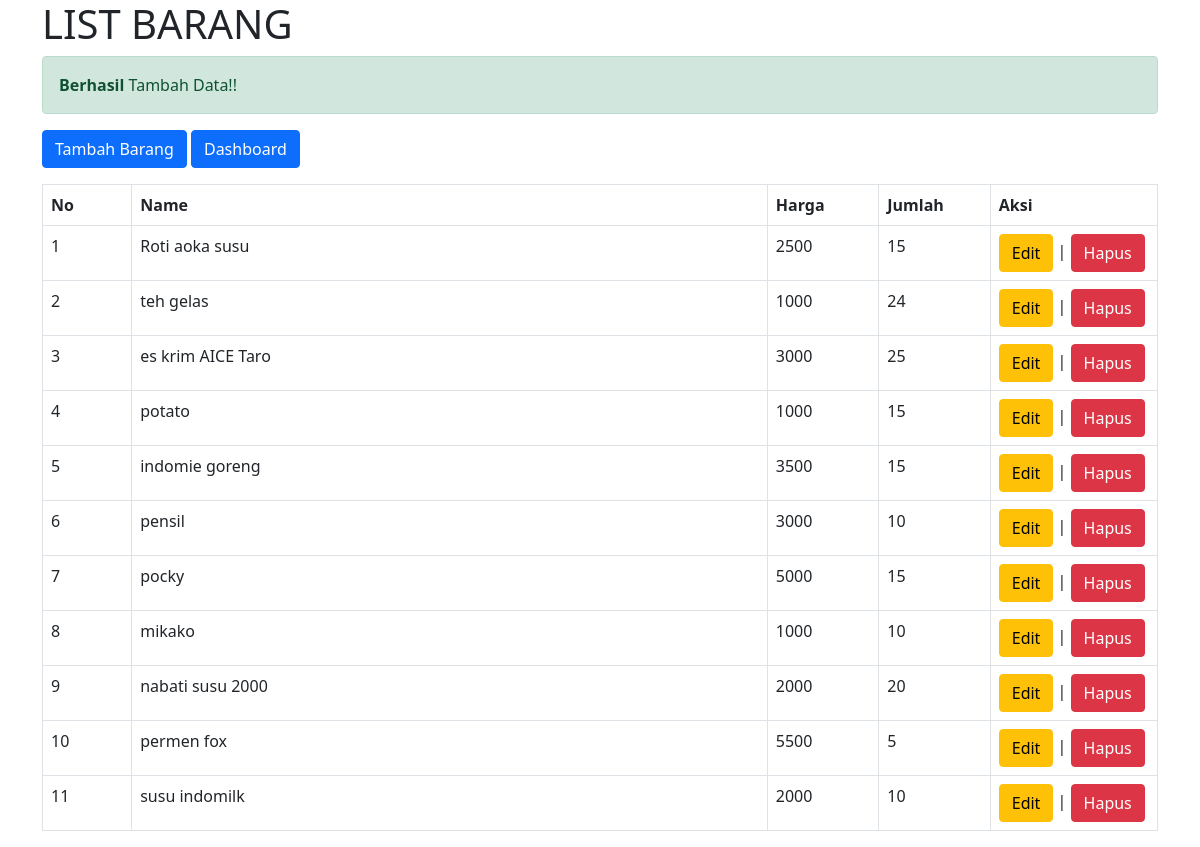
/goods_list.php (signed in), run on the app's committed database.
### tables this page shows
CREATE TABLE `goods` (
  `id` int NOT NULL,
  `name` varchar(100) NOT NULL,
  `price` int NOT NULL,
  `amount` int NOT NULL
);

### goods_list.php (the view, shortened to what this page needs)
<?php
include("connection.php");
try{
  $query=$db->query("SELECT * FROM goods");
}catch(Exception $e){
  echo"gagal :" . $e->getMessage();
}
$data = $query->fetchAll();
?>
<!DOCTYPE html>
<html lang="en">
<head>
  <link href="https://cdn.jsdelivr.net/npm/bootstrap@5.0.2/dist/css/bootstrap.min.css" rel="stylesheet">
</head>
<body>
  <div class="container" >
    <h1>LIST BARANG</h1>
      <?php include("alert_action.php"); ?>
      <a href="goods_add.php" class="btn btn-primary">Tambah Barang</a>
      <a href="dashboard.php" class="btn btn-primary">Dashboard</a>
    <table border="1" class="table table-bordered mt-3">
      <thead>
        <tr>
          <th>No</th>
          <th>Name</th>
          <th>Harga</th>
          <th>Jumlah</th>
          <th>Aksi</th>
        </tr>
      </thead>
      <?php foreach($data as $index => $barang) : ?>
      <tbody>
        <tr>
          <td><?= $index +1;?></td>
          <td width ="57%"><?= $barang['name'];?></td>
          <td width = "10%"><?= $barang['price'];?></td>
          <td width = "10%"><?= $barang['amount'];?></td>
          <td width = "15%">
            <a href="goods_edit.php?id=<?=$barang['id'];?>" class="btn btn-warning">Edit</a> |
            <a href="goods_delete.php?id=<?=$barang['id'];?>" class="btn btn-danger" onclick="return confirm('Anda Yakin Ingin Menghapus Data')">Hapus</a>
          </td>
        </tr>
      </tbody>
      <?php endforeach; ?>
    </table>
  </div>
</body>
</html>

### data on the page
goods: name "Roti aoka susu", price "2500", amount "15"
goods: name "teh gelas", price "1000", amount "24"
goods: name "es krim AICE Taro", price "3000", amount "25"
goods: name "potato", price "1000", amount "15"
goods: name "indomie goreng", price "3500", amount "15"
goods: name "pensil", price "3000", amount "10"
goods: name "pocky", price "5000", amount "15"
goods: name "mikako", price "1000", amount "10"
goods: name "nabati susu 2000", price "2000", amount "20"
goods: name "permen fox", price "5500", amount "5"
goods: name "susu indomilk", price "2000", amount "10"

### other printed values
$_SESSION['add'] "Berhasil Tambah Data!!"
